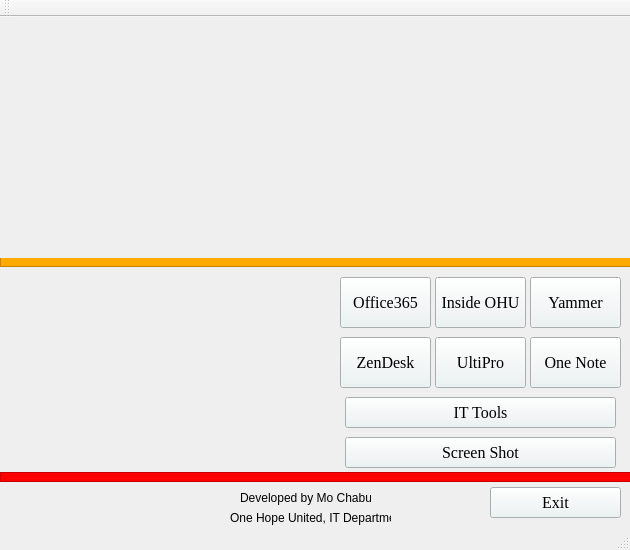
<?xml version="1.0" encoding="UTF-8"?>
<ui version="4.0">
 <class>MainWindow</class>
 <widget class="QMainWindow" name="MainWindow">
  <property name="geometry">
   <rect>
    <x>0</x>
    <y>0</y>
    <width>630</width>
    <height>550</height>
   </rect>
  </property>
  <property name="maximumSize">
   <size>
    <width>631</width>
    <height>550</height>
   </size>
  </property>
  <property name="windowTitle">
   <string>MainWindow</string>
  </property>
  <property name="styleSheet">
   <string notr="true"/>
  </property>
  <widget class="QWidget" name="centralWidget">
   <widget class="QFrame" name="frame">
    <property name="geometry">
     <rect>
      <x>0</x>
      <y>240</y>
      <width>631</width>
      <height>10</height>
     </rect>
    </property>
    <property name="styleSheet">
     <string notr="true">background-color: rgb(255, 170, 0);</string>
    </property>
    <property name="frameShape">
     <enum>QFrame::StyledPanel</enum>
    </property>
    <property name="frameShadow">
     <enum>QFrame::Raised</enum>
    </property>
   </widget>
   <widget class="QPushButton" name="pushButton">
    <property name="geometry">
     <rect>
      <x>490</x>
      <y>470</y>
      <width>131</width>
      <height>31</height>
     </rect>
    </property>
    <property name="font">
     <font>
      <family>Times New Roman</family>
      <pointsize>12</pointsize>
     </font>
    </property>
    <property name="styleSheet">
     <string notr="true">background-color: rgb(235, 243, 243);</string>
    </property>
    <property name="text">
     <string>Exit</string>
    </property>
   </widget>
   <widget class="QPushButton" name="pushButton_2">
    <property name="geometry">
     <rect>
      <x>340</x>
      <y>260</y>
      <width>91</width>
      <height>51</height>
     </rect>
    </property>
    <property name="font">
     <font>
      <family>Times New Roman</family>
      <pointsize>12</pointsize>
      <weight>50</weight>
      <bold>false</bold>
     </font>
    </property>
    <property name="styleSheet">
     <string notr="true">background-color: rgb(235, 243, 243);</string>
    </property>
    <property name="text">
     <string>Office365</string>
    </property>
   </widget>
   <widget class="QPushButton" name="pushButton_3">
    <property name="geometry">
     <rect>
      <x>340</x>
      <y>320</y>
      <width>91</width>
      <height>51</height>
     </rect>
    </property>
    <property name="font">
     <font>
      <family>Times New Roman</family>
      <pointsize>12</pointsize>
     </font>
    </property>
    <property name="styleSheet">
     <string notr="true">background-color: rgb(235, 243, 243);</string>
    </property>
    <property name="text">
     <string>ZenDesk</string>
    </property>
   </widget>
   <widget class="QPushButton" name="pushButton_4">
    <property name="geometry">
     <rect>
      <x>435</x>
      <y>260</y>
      <width>91</width>
      <height>51</height>
     </rect>
    </property>
    <property name="font">
     <font>
      <family>Times New Roman</family>
      <pointsize>12</pointsize>
     </font>
    </property>
    <property name="styleSheet">
     <string notr="true">background-color: rgb(235, 243, 243);</string>
    </property>
    <property name="text">
     <string>Inside OHU</string>
    </property>
   </widget>
   <widget class="QPushButton" name="pushButton_5">
    <property name="geometry">
     <rect>
      <x>530</x>
      <y>320</y>
      <width>91</width>
      <height>51</height>
     </rect>
    </property>
    <property name="font">
     <font>
      <family>Times New Roman</family>
      <pointsize>12</pointsize>
     </font>
    </property>
    <property name="styleSheet">
     <string notr="true">background-color: rgb(235, 243, 243);</string>
    </property>
    <property name="text">
     <string>One Note</string>
    </property>
   </widget>
   <widget class="QLabel" name="label">
    <property name="enabled">
     <bool>true</bool>
    </property>
    <property name="geometry">
     <rect>
      <x>0</x>
      <y>0</y>
      <width>631</width>
      <height>241</height>
     </rect>
    </property>
    <property name="autoFillBackground">
     <bool>true</bool>
    </property>
    <property name="text">
     <string/>
    </property>
    <property name="pixmap">
     <pixmap resource="myres.qrc">:/new/prefix1/One-Hope-United.jpg</pixmap>
    </property>
    <property name="scaledContents">
     <bool>true</bool>
    </property>
    <property name="wordWrap">
     <bool>true</bool>
    </property>
   </widget>
   <widget class="QPushButton" name="pushButton_6">
    <property name="geometry">
     <rect>
      <x>530</x>
      <y>260</y>
      <width>91</width>
      <height>51</height>
     </rect>
    </property>
    <property name="font">
     <font>
      <family>Times New Roman</family>
      <pointsize>12</pointsize>
     </font>
    </property>
    <property name="styleSheet">
     <string notr="true">background-color: rgb(235, 243, 243);</string>
    </property>
    <property name="text">
     <string>Yammer</string>
    </property>
   </widget>
   <widget class="QPushButton" name="pushButton_7">
    <property name="geometry">
     <rect>
      <x>435</x>
      <y>320</y>
      <width>91</width>
      <height>51</height>
     </rect>
    </property>
    <property name="font">
     <font>
      <family>Times New Roman</family>
      <pointsize>12</pointsize>
     </font>
    </property>
    <property name="styleSheet">
     <string notr="true">background-color: rgb(235, 243, 243);</string>
    </property>
    <property name="text">
     <string>UltiPro</string>
    </property>
   </widget>
   <widget class="QFrame" name="frame_2">
    <property name="geometry">
     <rect>
      <x>0</x>
      <y>455</y>
      <width>631</width>
      <height>10</height>
     </rect>
    </property>
    <property name="styleSheet">
     <string notr="true">background-color: rgb(255, 0, 0);</string>
    </property>
    <property name="frameShape">
     <enum>QFrame::StyledPanel</enum>
    </property>
    <property name="frameShadow">
     <enum>QFrame::Raised</enum>
    </property>
   </widget>
   <widget class="QLabel" name="label_2">
    <property name="geometry">
     <rect>
      <x>0</x>
      <y>250</y>
      <width>331</width>
      <height>201</height>
     </rect>
    </property>
    <property name="text">
     <string/>
    </property>
    <property name="pixmap">
     <pixmap resource="myres.qrc">:/new/prefix1/maxresdefault.jpg</pixmap>
    </property>
    <property name="scaledContents">
     <bool>true</bool>
    </property>
   </widget>
   <widget class="QLabel" name="label_3">
    <property name="geometry">
     <rect>
      <x>240</x>
      <y>470</y>
      <width>131</width>
      <height>21</height>
     </rect>
    </property>
    <property name="text">
     <string>Developed by Mo Chabuk, </string>
    </property>
   </widget>
   <widget class="QPushButton" name="pushButton_8">
    <property name="geometry">
     <rect>
      <x>345</x>
      <y>380</y>
      <width>271</width>
      <height>31</height>
     </rect>
    </property>
    <property name="font">
     <font>
      <family>Times New Roman</family>
      <pointsize>12</pointsize>
     </font>
    </property>
    <property name="styleSheet">
     <string notr="true">background-color: rgb(235, 243, 243);</string>
    </property>
    <property name="text">
     <string>IT Tools</string>
    </property>
   </widget>
   <widget class="QPushButton" name="pushButton_9">
    <property name="geometry">
     <rect>
      <x>345</x>
      <y>420</y>
      <width>271</width>
      <height>31</height>
     </rect>
    </property>
    <property name="font">
     <font>
      <family>Times New Roman</family>
      <pointsize>12</pointsize>
     </font>
    </property>
    <property name="styleSheet">
     <string notr="true">background-color: rgb(235, 243, 243);</string>
    </property>
    <property name="text">
     <string>Screen Shot</string>
    </property>
   </widget>
   <widget class="QLabel" name="label_4">
    <property name="geometry">
     <rect>
      <x>230</x>
      <y>490</y>
      <width>161</width>
      <height>21</height>
     </rect>
    </property>
    <property name="text">
     <string>One Hope United, IT Department</string>
    </property>
   </widget>
  </widget>
  <widget class="QToolBar" name="mainToolBar">
   <property name="styleSheet">
    <string notr="true">color: qlineargradient(spread:pad, x1:0, y1:0, x2:1, y2:0, stop:1 rgba(255, 162, 0, 255));</string>
   </property>
   <attribute name="toolBarArea">
    <enum>TopToolBarArea</enum>
   </attribute>
   <attribute name="toolBarBreak">
    <bool>false</bool>
   </attribute>
  </widget>
  <widget class="QStatusBar" name="statusBar"/>
 </widget>
 <layoutdefault spacing="6" margin="11"/>
 <resources>
  <include location="myres.qrc"/>
 </resources>
 <connections/>
</ui>
